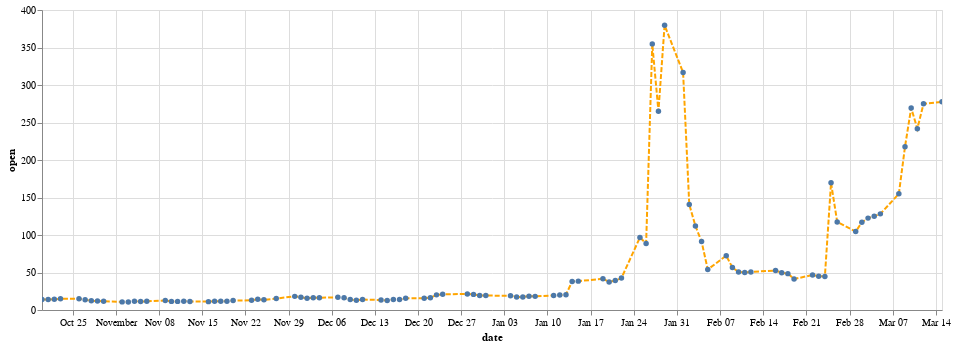

Write notebook code for a chart like this one.
### Code cell
chart = alt.Chart(df1).mark_line(point=True,color='orange',strokeDash=[5,2],).encode(
    x='date:T',
    y='open:Q',    
    tooltip=['open']
).properties(width=900).interactive()
chart

### Figure 1 — Vega-Lite specification as saved in the notebook (floating-point values rounded to 4 significant figures)
{"config": {"view": {"continuousWidth": 400, "continuousHeight": 300}}, "data": {"name": "data-8e65cf72f63a44c2b3859a1b80102327"}, "mark": {"type": "line", "color": "orange", "point": true, "strokeDash": [5, 2]}, "encoding": {"tooltip": [{"type": "nominal", "field": "open"}], "x": {"type": "temporal", "field": "date"}, "y": {"type": "quantitative", "field": "open"}}, "selection": {"selector140": {"type": "interval", "bind": "scales", "encodings": ["x", "y"]}}, "width": 900, "$schema": "https://vega.github.io/schema/vega-lite/v4.8.1.json", "datasets": {"data-8e65cf72f63a44c2b3859a1b80102327": [{"open": "277.52", "high": "283.0", "low": "206.0", "close": "220.14", "adjusted": "220.14", "volume": "24226187", "dividend": "0.0000", "split": "1.0", "date": "2021-03-15"}, {"open": "274.9965", "high": "295.5", "low": "262.27", "close": "264.5", "adjusted": "264.5", "volume": "25845899", "dividend": "0.0000", "split": "1.0", "date": "2021-03-12"}, {"open": "241.64", "high": "281.5", "low": "232.6", "close": "260.0", "adjusted": "260.0", "volume": "28312493", "dividend": "0.0000", "split": "1.0", "date": "2021-03-11"}, {"open": "269.43", "high": "348.5", "low": "172.0", "close": "265.0", "adjusted": "265.0", "volume": "71570566", "dividend": "0.0000", "split": "1.0", "date": "2021-03-10"}, {"open": "217.71", "high": "249.85", "low": "208.5101", "close": "246.9", "adjusted": "246.9", "volume": "39099331", "dividend": "0.0000", "split": "1.0", "date": "2021-03-09"}, {"open": "154.89", "high": "210.8699", "low": "146.1", "close": "194.5", "adjusted": "194.5", "volume": "63565620", "dividend": "0.0000", "split": "1.0", "date": "2021-03-08"}, {"open": "128.17", "high": "151.53", "low": "127.5", "close": "137.74", "adjusted": "137.74", "volume": "30733673", "dividend": "0.0000", "split": "1.0", "date": "2021-03-05"}, {"open": "125.0", "high": "147.8699", "low": "115.3", "close": "132.35", "adjusted": "132.35", "volume": "32606893", "dividend": "0.0000", "split": "1.0", "date": "2021-03-04"}, {"open": "122.51", "high": "127.75", "low": "113.12", "close": "124.18", "adjusted": "124.18", "volume": "19273882", "dividend": "0.0000", "split": "1.0", "date": "2021-03-03"}, {"open": "116.93", "high": "133.2", "low": "112.2", "close": "118.18", "adjusted": "118.18", "volume": "33783044", "dividend": "0.0000", "split": "1.0", "date": "2021-03-02"}, {"open": "104.54", "high": "133.99", "low": "99.97", "close": "120.4", "adjusted": "120.4", "volume": "49793965", "dividend": "0.0000", "split": "1.0", "date": "2021-03-01"}, {"open": "117.46", "high": "142.9", "low": "86.0", "close": "101.74", "adjusted": "101.74", "volume": "90842694", "dividend": "0.0000", "split": "1.0", "date": "2021-02-26"}, {"open": "169.56", "high": "184.68", "low": "101.0", "close": "108.73", "adjusted": "108.73", "volume": "145443658", "dividend": "0.0000", "split": "1.0", "date": "2021-02-25"}, {"open": "44.7", "high": "91.71", "low": "44.7", "close": "91.71", "adjusted": "91.71", "volume": "48556520", "dividend": "0.0000", "split": "1.0", "date": "2021-02-24"}, {"open": "44.97", "high": "46.23", "low": "40.0", "close": "44.97", "adjusted": "44.97", "volume": "7565215", "dividend": "0.0000", "split": "1.0", "date": "2021-02-23"}, {"open": "46.69", "high": "48.51", "low": "42.4", "close": "46.0", "adjusted": "46.0", "volume": "18864590", "dividend": "0.0000", "split": "1.0", "date": "2021-02-22"}, {"open": "41.28", "high": "43.89", "low": "38.5", "close": "40.59", "adjusted": "40.59", "volume": "14828238", "dividend": "0.0000", "split": "1.0", "date": "2021-02-19"}, {"open": "48.49", "high": "48.87", "low": "40.65", "close": "40.69", "adjusted": "40.69", "volume": "23990555", "dividend": "0.0000", "split": "1.0", "date": "2021-02-18"}, {"open": "49.77", "high": "51.19", "low": "44.56", "close": "45.94", "adjusted": "45.94", "volume": "9147635", "dividend": "0.0000", "split": "1.0", "date": "2021-02-17"}, {"open": "52.66", "high": "53.5", "low": "49.04", "close": "49.51", "adjusted": "49.51", "volume": "8175030", "dividend": "0.0000", "split": "1.0", "date": "2021-02-16"}, {"open": "50.75", "high": "55.24", "low": "48.05", "close": "52.4", "adjusted": "52.4", "volume": "14573264", "dividend": "0.0000", "split": "1.0", "date": "2021-02-12"}, {"open": "50.01", "high": "55.32", "low": "48.2201", "close": "51.1", "adjusted": "51.1", "volume": "13056725", "dividend": "0.0000", "split": "1.0", "date": "2021-02-11"}, {"open": "50.77", "high": "62.83", "low": "46.55", "close": "51.2", "adjusted": "51.2", "volume": "35943280", "dividend": "0.0000", "split": "1.0", "date": "2021-02-10"}, {"open": "56.61", "high": "57.0", "low": "46.52", "close": "50.31", "adjusted": "50.31", "volume": "25598598", "dividend": "0.0000", "split": "1.0", "date": "2021-02-09"}, {"open": "72.41", "high": "72.66", "low": "58.02", "close": "60.0", "adjusted": "60.0", "volume": "25687282", "dividend": "0.0000", "split": "1.0", "date": "2021-02-08"}, {"open": "54.04", "high": "95.0", "low": "51.09", "close": "63.77", "adjusted": "63.77", "volume": "81345013", "dividend": "0.0000", "split": "1.0", "date": "2021-02-05"}, {"open": "91.19", "high": "91.5", "low": "53.33", "close": "53.5", "adjusted": "53.5", "volume": "62427275", "dividend": "0.0000", "split": "1.0", "date": "2021-02-04"}, {"open": "112.01", "high": "113.3999", "low": "85.25", "close": "92.41", "adjusted": "92.41", "volume": "42698511", "dividend": "0.0000", "split": "1.0", "date": "2021-02-03"}, {"open": "140.76", "high": "158.0", "low": "74.2201", "close": "90.0", "adjusted": "90.0", "volume": "76663691", "dividend": "0.0000", "split": "1.0", "date": "2021-02-02"}, {"open": "316.56", "high": "322.0", "low": "212.0", "close": "225.0", "adjusted": "225.0", "volume": "37382152", "dividend": "0.0000", "split": "1.0", "date": "2021-02-01"}, {"open": "379.71", "high": "413.98", "low": "250.0", "close": "325.0", "adjusted": "325.0", "volume": "49414294", "dividend": "0.0000", "split": "1.0", "date": "2021-01-29"}, {"open": "265.0", "high": "483.0", "low": "112.25", "close": "193.6", "adjusted": "193.6", "volume": "58815805", "dividend": "0.0000", "split": "1.0", "date": "2021-01-28"}, {"open": "354.83", "high": "380.0", "low": "249.0", "close": "347.51", "adjusted": "347.51", "volume": "90516825", "dividend": "0.0000", "split": "1.0", "date": "2021-01-27"}, {"open": "88.56", "high": "150.0", "low": "80.2", "close": "147.98", "adjusted": "147.98", "volume": "161894423", "dividend": "0.0000", "split": "1.0", "date": "2021-01-26"}, {"open": "96.73", "high": "159.18", "low": "61.13", "close": "76.79", "adjusted": "76.79", "volume": "177874000", "dividend": "0.0000", "split": "1.0", "date": "2021-01-25"}, {"open": "42.59", "high": "76.7573", "low": "42.32", "close": "65.01", "adjusted": "65.01", "volume": "194084194", "dividend": "0.0000", "split": "1.0", "date": "2021-01-22"}, {"open": "39.23", "high": "44.75", "low": "37.0", "close": "43.03", "adjusted": "43.03", "volume": "57079754", "dividend": "0.0000", "split": "1.0", "date": "2021-01-21"}, {"open": "37.37", "high": "41.1899", "low": "36.06", "close": "39.12", "adjusted": "39.12", "volume": "33471789", "dividend": "0.0000", "split": "1.0", "date": "2021-01-20"}, {"open": "41.55", "high": "45.52", "low": "36.64", "close": "39.36", "adjusted": "39.36", "volume": "74721924", "dividend": "0.0000", "split": "1.0", "date": "2021-01-19"}, {"open": "38.49", "high": "40.75", "low": "34.01", "close": "35.5", "adjusted": "35.5", "volume": "46866358", "dividend": "0.0000", "split": "1.0", "date": "2021-01-15"}, {"open": "38.09", "high": "43.06", "low": "33.05", "close": "39.91", "adjusted": "39.91", "volume": "93717410", "dividend": "0.0000", "split": "1.0", "date": "2021-01-14"}, {"open": "20.42", "high": "38.65", "low": "20.03", "close": "31.4", "adjusted": "31.4", "volume": "143530129", "dividend": "0.0000", "split": "1.0", "date": "2021-01-13"}, {"open": "19.96", "high": "20.4", "low": "19.3168", "close": "19.95", "adjusted": "19.95", "volume": "6999775", "dividend": "0.0000", "split": "1.0", "date": "2021-01-12"}, {"open": "19.41", "high": "20.65", "low": "19.01", "close": "19.94", "adjusted": "19.94", "volume": "14927612", "dividend": "0.0000", "split": "1.0", "date": "2021-01-11"}, {"open": "18.18", "high": "18.3", "low": "17.08", "close": "17.69", "adjusted": "17.69", "volume": "6481960", "dividend": "0.0000", "split": "1.0", "date": "2021-01-08"}, {"open": "18.47", "high": "19.45", "low": "18.02", "close": "18.08", "adjusted": "18.08", "volume": "6129276", "dividend": "0.0000", "split": "1.0", "date": "2021-01-07"}, {"open": "17.34", "high": "18.98", "low": "17.33", "close": "18.36", "adjusted": "18.36", "volume": "6056248", "dividend": "0.0000", "split": "1.0", "date": "2021-01-06"}, {"open": "17.35", "high": "18.0765", "low": "17.23", "close": "17.37", "adjusted": "17.37", "volume": "4961457", "dividend": "0.0000", "split": "1.0", "date": "2021-01-05"}, {"open": "19.0", "high": "19.1", "low": "17.15", "close": "17.25", "adjusted": "17.25", "volume": "10022474", "dividend": "0.0000", "split": "1.0", "date": "2021-01-04"}, {"open": "19.25", "high": "19.8", "low": "18.8", "close": "18.84", "adjusted": "18.84", "volume": "6922652", "dividend": "0.0000", "split": "1.0", "date": "2020-12-31"}, {"open": "19.38", "high": "20.0", "low": "18.85", "close": "19.26", "adjusted": "19.26", "volume": "5934391", "dividend": "0.0000", "split": "1.0", "date": "2020-12-30"}, {"open": "20.82", "high": "21.07", "low": "18.56", "close": "19.38", "adjusted": "19.38", "volume": "9241441", "dividend": "0.0000", "split": "1.0", "date": "2020-12-29"}, {"open": "21.31", "high": "21.97", "low": "20.35", "close": "20.99", "adjusted": "20.99", "volume": "8924279", "dividend": "0.0000", "split": "1.0", "date": "2020-12-28"}, {"open": "21.01", "high": "21.48", "low": "19.95", "close": "20.15", "adjusted": "20.15", "volume": "6262174", "dividend": "0.0000", "split": "1.0", "date": "2020-12-24"}, {"open": "20.17", "high": "22.3499", "low": "19.13", "close": "20.57", "adjusted": "20.57", "volume": "25830256", "dividend": "0.0000", "split": "1.0", "date": "2020-12-23"}, {"open": "16.22", "high": "20.04", "low": "16.15", "close": "19.46", "adjusted": "19.46", "volume": "30687718", "dividend": "0.0000", "split": "1.0", "date": "2020-12-22"}, {"open": "15.81", "high": "16.348", "low": "15.28", "close": "15.53", "adjusted": "15.53", "volume": "9876128", "dividend": "0.0000", "split": "1.0", "date": "2020-12-21"}, {"open": "15.78", "high": "16.3", "low": "15.18", "close": "15.63", "adjusted": "15.63", "volume": "16618776", "dividend": "0.0000", "split": "1.0", "date": "2020-12-18"}, {"open": "13.96", "high": "14.98", "low": "13.59", "close": "14.83", "adjusted": "14.83", "volume": "8194902", "dividend": "0.0000", "split": "1.0", "date": "2020-12-17"}, {"open": "13.96", "high": "14.305", "low": "13.58", "close": "13.85", "adjusted": "13.85", "volume": "5865123", "dividend": "0.0000", "split": "1.0", "date": "2020-12-16"}, {"open": "12.78", "high": "14.02", "low": "12.48", "close": "13.85", "adjusted": "13.85", "volume": "8192856", "dividend": "0.0000", "split": "1.0", "date": "2020-12-15"}, {"open": "13.34", "high": "13.4335", "low": "12.14", "close": "12.72", "adjusted": "12.72", "volume": "10007092", "dividend": "0.0000", "split": "1.0", "date": "2020-12-14"}, {"open": "13.91", "high": "14.0", "low": "13.02", "close": "13.31", "adjusted": "13.31", "volume": "7496868", "dividend": "0.0000", "split": "1.0", "date": "2020-12-11"}, {"open": "13.12", "high": "14.41", "low": "13.05", "close": "14.12", "adjusted": "14.12", "volume": "7558922", "dividend": "0.0000", "split": "1.0", "date": "2020-12-10"}, {"open": "13.92", "high": "14.73", "low": "13.225", "close": "13.66", "adjusted": "13.66", "volume": "24357944", "dividend": "0.0000", "split": "1.0", "date": "2020-12-09"}, {"open": "16.37", "high": "17.21", "low": "15.93", "close": "16.94", "adjusted": "16.94", "volume": "16120163", "dividend": "0.0000", "split": "1.0", "date": "2020-12-08"}, {"open": "17.0", "high": "17.5", "low": "16.22", "close": "16.35", "adjusted": "16.35", "volume": "7386258", "dividend": "0.0000", "split": "1.0", "date": "2020-12-07"}, {"open": "16.3", "high": "17.29", "low": "16.26", "close": "16.9", "adjusted": "16.9", "volume": "8972672", "dividend": "0.0000", "split": "1.0", "date": "2020-12-04"}, {"open": "16.48", "high": "16.64", "low": "15.87", "close": "16.12", "adjusted": "16.12", "volume": "6294965", "dividend": "0.0000", "split": "1.0", "date": "2020-12-03"}, {"open": "15.7", "high": "16.68", "low": "15.38", "close": "16.58", "adjusted": "16.58", "volume": "7883380", "dividend": "0.0000", "split": "1.0", "date": "2020-12-02"}, {"open": "17.11", "high": "17.4", "low": "15.76", "close": "15.8", "adjusted": "15.8", "volume": "12260810", "dividend": "0.0000", "split": "1.0", "date": "2020-12-01"}, {"open": "18.17", "high": "19.42", "low": "16.5575", "close": "16.56", "adjusted": "16.56", "volume": "31983498", "dividend": "0.0000", "split": "1.0", "date": "2020-11-30"}, {"open": "15.29", "high": "16.74", "low": "14.88", "close": "16.08", "adjusted": "16.08", "volume": "12504197", "dividend": "0.0000", "split": "1.0", "date": "2020-11-27"}, {"open": "13.6", "high": "15.25", "low": "13.42", "close": "14.75", "adjusted": "14.75", "volume": "8860092", "dividend": "0.0000", "split": "1.0", "date": "2020-11-25"}, {"open": "14.23", "high": "14.26", "low": "13.3", "close": "13.67", "adjusted": "13.67", "volume": "7130536", "dividend": "0.0000", "split": "1.0", "date": "2020-11-24"}, {"open": "12.9", "high": "14.12", "low": "12.67", "close": "13.9", "adjusted": "13.9", "volume": "9607973", "dividend": "0.0000", "split": "1.0", "date": "2020-11-23"}, {"open": "12.55", "high": "13.46", "low": "12.54", "close": "12.71", "adjusted": "12.71", "volume": "8402347", "dividend": "0.0000", "split": "1.0", "date": "2020-11-20"}, {"open": "11.6", "high": "12.79", "low": "11.45", "close": "12.46", "adjusted": "12.46", "volume": "11787613", "dividend": "0.0000", "split": "1.0", "date": "2020-11-19"}, {"open": "11.8", "high": "12.04", "low": "11.56", "close": "11.57", "adjusted": "11.57", "volume": "3169222", "dividend": "0.0000", "split": "1.0", "date": "2020-11-18"}, {"open": "11.65", "high": "11.92", "low": "11.23", "close": "11.63", "adjusted": "11.63", "volume": "6678176", "dividend": "0.0000", "split": "1.0", "date": "2020-11-17"}, {"open": "11.16", "high": "12.6602", "low": "10.72", "close": "12.06", "adjusted": "12.06", "volume": "9774824", "dividend": "0.0000", "split": "1.0", "date": "2020-11-16"}, {"open": "11.36", "high": "11.55", "low": "11.0", "close": "11.01", "adjusted": "11.01", "volume": "3546171", "dividend": "0.0000", "split": "1.0", "date": "2020-11-13"}, {"open": "11.74", "high": "11.87", "low": "10.97", "close": "11.13", "adjusted": "11.13", "volume": "4355892", "dividend": "0.0000", "split": "1.0", "date": "2020-11-12"}, {"open": "11.5", "high": "11.95", "low": "11.21", "close": "11.75", "adjusted": "11.75", "volume": "4882569", "dividend": "0.0000", "split": "1.0", "date": "2020-11-11"}, {"open": "11.5", "high": "11.66", "low": "10.83", "close": "11.1", "adjusted": "11.1", "volume": "3825963", "dividend": "0.0000", "split": "1.0", "date": "2020-11-10"}, {"open": "12.76", "high": "12.93", "low": "11.25", "close": "11.49", "adjusted": "11.49", "volume": "6244865", "dividend": "0.0000", "split": "1.0", "date": "2020-11-09"}, {"open": "11.52", "high": "12.17", "low": "11.32", "close": "11.86", "adjusted": "11.86", "volume": "5518243", "dividend": "0.0000", "split": "1.0", "date": "2020-11-06"}, {"open": "11.27", "high": "11.84", "low": "11.06", "close": "11.45", "adjusted": "11.45", "volume": "4705245", "dividend": "0.0000", "split": "1.0", "date": "2020-11-05"}, {"open": "11.76", "high": "11.7699", "low": "10.61", "close": "10.91", "adjusted": "10.91", "volume": "5807871", "dividend": "0.0000", "split": "1.0", "date": "2020-11-04"}, {"open": "10.75", "high": "11.86", "low": "10.63", "close": "11.57", "adjusted": "11.57", "volume": "7454472", "dividend": "0.0000", "split": "1.0", "date": "2020-11-03"}, {"open": "10.82", "high": "11.09", "low": "10.5", "close": "10.75", "adjusted": "10.75", "volume": "5227011", "dividend": "0.0000", "split": "1.0", "date": "2020-11-02"}, {"open": "11.64", "high": "11.64", "low": "10.36", "close": "10.47", "adjusted": "10.47", "volume": "11562367", "dividend": "0.0000", "split": "1.0", "date": "2020-10-30"}, {"open": "11.88", "high": "12.25", "low": "11.6801", "close": "11.73", "adjusted": "11.73", "volume": "4165843", "dividend": "0.0000", "split": "1.0", "date": "2020-10-29"}, {"open": "12.27", "high": "13.05", "low": "11.78", "close": "11.82", "adjusted": "11.82", "volume": "6388580", "dividend": "0.0000", "split": "1.0", "date": "2020-10-28"}, {"open": "13.71", "high": "13.71", "low": "12.36", "close": "12.69", "adjusted": "12.69", "volume": "7231006", "dividend": "0.0000", "split": "1.0", "date": "2020-10-27"}, {"open": "14.93", "high": "15.45", "low": "13.26", "close": "13.45", "adjusted": "13.45", "volume": "13376269", "dividend": "0.0000", "split": "1.0", "date": "2020-10-26"}, {"open": "15.05", "high": "15.38", "low": "14.55", "close": "15.0", "adjusted": "15.0", "volume": "6507324", "dividend": "0.0000", "split": "1.0", "date": "2020-10-23"}, {"open": "14.2", "high": "15.87", "low": "14.19", "close": "14.91", "adjusted": "14.91", "volume": "16212232", "dividend": "0.0000", "split": "1.0", "date": "2020-10-22"}, {"open": "13.9", "high": "14.42", "low": "13.8", "close": "14.1", "adjusted": "14.1", "volume": "5361928", "dividend": "0.0000", "split": "1.0", "date": "2020-10-21"}, {"open": "14.03", "high": "14.143", "low": "13.665", "close": "13.86", "adjusted": "13.86", "volume": "6603951", "dividend": "0.0000", "split": "1.0", "date": "2020-10-20"}]}}
